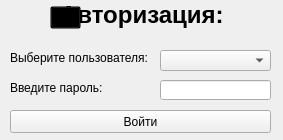
<?xml version="1.0" encoding="UTF-8"?>
<ui version="4.0">
 <class>Auth</class>
 <widget class="QWidget" name="Auth">
  <property name="geometry">
   <rect>
    <x>0</x>
    <y>0</y>
    <width>283</width>
    <height>140</height>
   </rect>
  </property>
  <property name="windowTitle">
   <string>Form</string>
  </property>
  <widget class="QLabel" name="label_2">
   <property name="geometry">
    <rect>
     <x>10</x>
     <y>50</y>
     <width>141</width>
     <height>16</height>
    </rect>
   </property>
   <property name="text">
    <string>Выберите пользователя:</string>
   </property>
  </widget>
  <widget class="QLabel" name="label_4">
   <property name="geometry">
    <rect>
     <x>0</x>
     <y>0</y>
     <width>341</width>
     <height>191</height>
    </rect>
   </property>
   <property name="text">
    <string>&lt;html&gt;&lt;head/&gt;&lt;body&gt;&lt;p&gt;&lt;img src=&quot;:/images/images/123.jpg&quot;/&gt;&lt;/p&gt;&lt;/body&gt;&lt;/html&gt;</string>
   </property>
  </widget>
  <widget class="QComboBox" name="comboBox">
   <property name="geometry">
    <rect>
     <x>160</x>
     <y>50</y>
     <width>111</width>
     <height>21</height>
    </rect>
   </property>
   <property name="editable">
    <bool>false</bool>
   </property>
  </widget>
  <widget class="QPushButton" name="pushButton_3">
   <property name="geometry">
    <rect>
     <x>10</x>
     <y>700</y>
     <width>261</width>
     <height>23</height>
    </rect>
   </property>
   <property name="text">
    <string>Войти</string>
   </property>
  </widget>
  <widget class="QLabel" name="label">
   <property name="geometry">
    <rect>
     <x>60</x>
     <y>0</y>
     <width>171</width>
     <height>31</height>
    </rect>
   </property>
   <property name="text">
    <string>&lt;html&gt;&lt;head/&gt;&lt;body&gt;&lt;p&gt;&lt;span style=&quot; font-size:18pt; font-weight:600;&quot;&gt;Авторизация:&lt;/span&gt;&lt;/p&gt;&lt;/body&gt;&lt;/html&gt;</string>
   </property>
  </widget>
  <widget class="QPushButton" name="pushButton_4">
   <property name="geometry">
    <rect>
     <x>50</x>
     <y>6</y>
     <width>31</width>
     <height>23</height>
    </rect>
   </property>
   <property name="styleSheet">
    <string notr="true">QPushButton{background: transparent;}</string>
   </property>
   <property name="text">
    <string/>
   </property>
  </widget>
  <widget class="QLineEdit" name="lineEdit_2">
   <property name="geometry">
    <rect>
     <x>160</x>
     <y>80</y>
     <width>111</width>
     <height>20</height>
    </rect>
   </property>
   <property name="inputMask">
    <string/>
   </property>
   <property name="text">
    <string/>
   </property>
   <property name="echoMode">
    <enum>QLineEdit::Password</enum>
   </property>
   <property name="placeholderText">
    <string/>
   </property>
  </widget>
  <widget class="QLabel" name="label_3">
   <property name="geometry">
    <rect>
     <x>10</x>
     <y>80</y>
     <width>131</width>
     <height>16</height>
    </rect>
   </property>
   <property name="text">
    <string>Введите пароль:</string>
   </property>
  </widget>
  <widget class="QPushButton" name="pushButton_5">
   <property name="geometry">
    <rect>
     <x>10</x>
     <y>110</y>
     <width>261</width>
     <height>23</height>
    </rect>
   </property>
   <property name="text">
    <string>Войти</string>
   </property>
  </widget>
  <zorder>label_4</zorder>
  <zorder>comboBox</zorder>
  <zorder>pushButton_3</zorder>
  <zorder>label</zorder>
  <zorder>pushButton_4</zorder>
  <zorder>lineEdit_2</zorder>
  <zorder>label_3</zorder>
  <zorder>label_2</zorder>
  <zorder>pushButton_5</zorder>
 </widget>
 <resources/>
 <connections/>
</ui>
